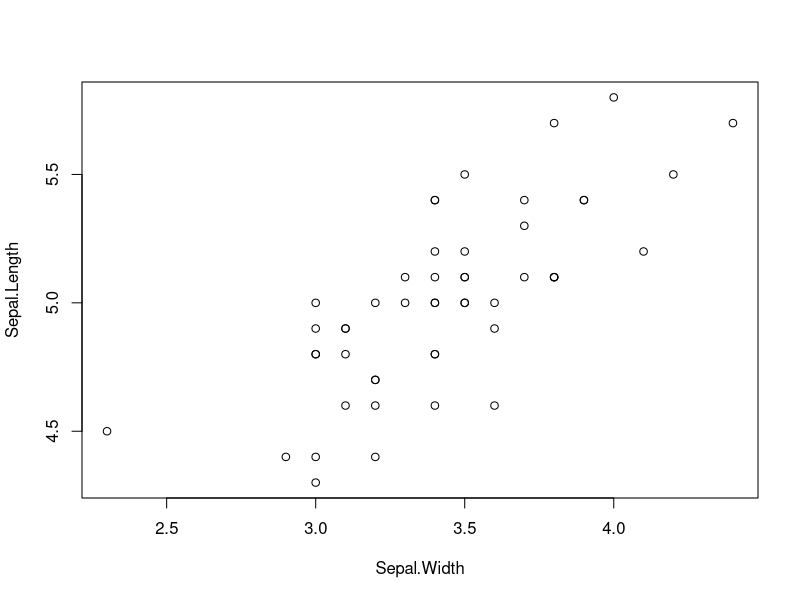
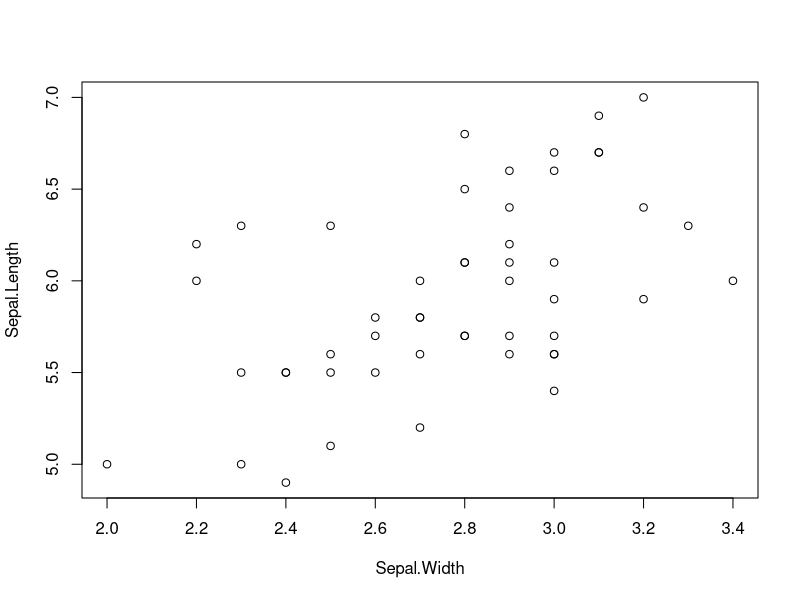
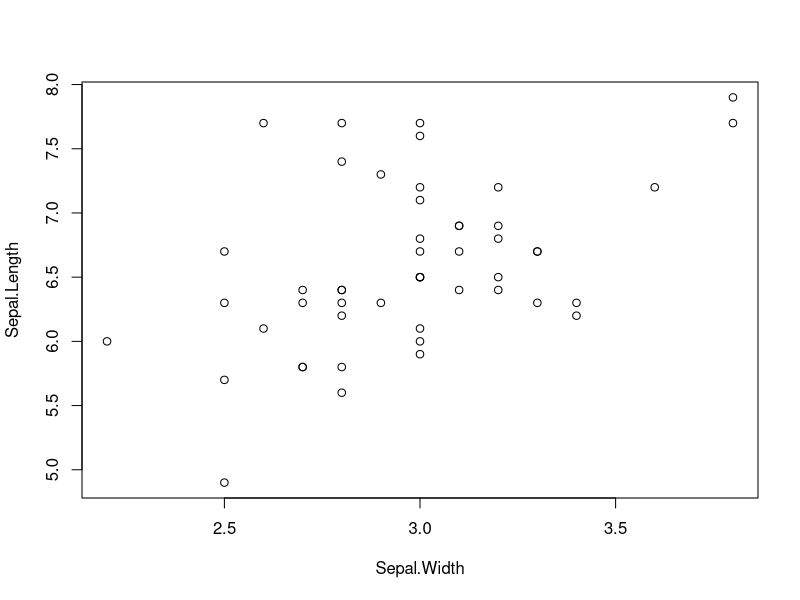

The R script that drew these images, in order:
## create a directory to hold figures
fig_dir <- "iris_figs"
if(!file.exists(fig_dir)) dir.create(fig_dir)

## for each Species, write scatterplot to file
by(iris, iris$Species, function(x) {
  the_species <- x$Species[1]
  png(file.path(fig_dir, paste0("scatterplot_", the_species , ".png")))
  plot(Sepal.Length ~ Sepal.Width, data = x)
  dev.off()
})

## auto-generate a visual index as README.md in fig_dir
fig_files <- list.files(fig_dir, pattern = "png$")
readme_file <- file.path(fig_dir, "README.md")
writeLines(paste0("![`", fig_files, "`](", fig_files, ")"), readme_file)

